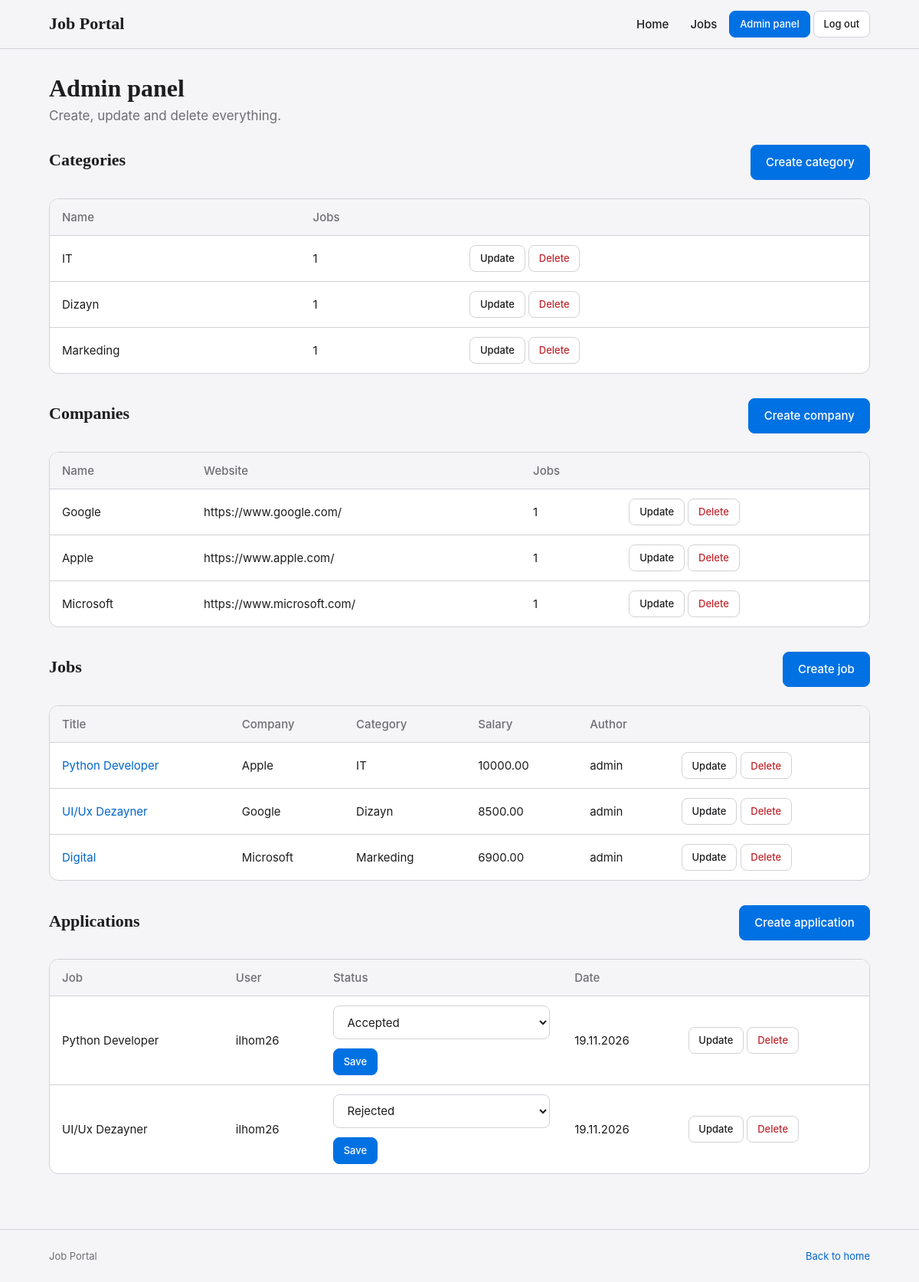
Screenshot of /admin_panel/ (signed in) with the database file from the repository.
### myapp/models.py (models this page shows, shortened)
class Category(models.Model):
    name = models.CharField(max_length=100)

class Company(models.Model):
    name = models.CharField(max_length=100)
    description = models.TextField()
    website = models.URLField()

class Job(models.Model):
    EMPLOYMENT_TYPES = [('full_time', 'Full time'), ('part_time', 'Part time')]
    title = models.CharField(max_length=200)
    description = models.TextField()
    salary = models.DecimalField(max_digits=10, decimal_places=2)
    location = models.CharField(max_length=100)
    employment_type = models.CharField(max_length=20, choices=EMPLOYMENT_TYPES)
    created_at = models.DateTimeField(auto_now_add=True)
    company = models.ForeignKey(Company, on_delete=models.CASCADE, related_name='jobs')
    category = models.ForeignKey(Category, on_delete=models.CASCADE, related_name='jobs')
    created_by = models.ForeignKey(User, on_delete=models.CASCADE, related_name='jobs')

class Application(models.Model):
    STATUS_CHOICES = [('pending', 'Pending'), ('accepted', 'Accepted'), ('rejected', 'Rejected'),]
    job = models.ForeignKey(Job, on_delete=models.CASCADE, related_name='applications')
    user = models.ForeignKey(User, on_delete=models.CASCADE, related_name='applications')
    cover_letter = models.TextField()
    status = models.CharField(max_length=20, choices=STATUS_CHOICES, default='pending')
    created_at = models.DateTimeField(auto_now_add=True)

### myapp/views.py (the view)
# urls.py: path('admin_panel/', admin_panel, name='admin_panel'),
@login_required
def admin_panel(request):
    if request.user.username != 'admin':
        return redirect('home')
    categories = Category.objects.annotate(jobs_count=Count('jobs'))
    companies = Company.objects.annotate(jobs_count=Count('jobs'))
    jobs = Job.objects.select_related('company', 'category', 'created_by')
    applications = Application.objects.select_related('job', 'user')
    return render(request, 'admin_panel.html', {'categories': categories, 'companies': companies, 'jobs': jobs, 'applications': applications, 'statuses': Application.STATUS_CHOICES})

### templates/admin_panel.html (shortened to what this page needs)
{% extends "base.html" %}
{% block content %}
<div class="page-header">
    <div>
        <h1>Admin panel</h1>
        <p>Create, update and delete everything.</p>
    </div>
</div>
<div class="page-header">
    <h2>Categories</h2>
    <a class="btn btn-primary" href="{% url 'create_category' %}">Create category</a>
</div>
<div class="table-wrap">
    <table class="table">
        <tr><th>Name</th><th>Jobs</th><th></th></tr>
        {% for i in categories %}
            <tr>
                <td>{{ i.name }}</td>
                <td>{{ i.jobs_count }}</td>
                <td><a class="btn btn-sm" href="{% url 'update_category' i.id %}">Update</a> <a class="btn btn-sm btn-danger" href="{% url 'delete_category' i.id %}">Delete</a></td>
            </tr>
        {% empty %}
            <tr><td colspan="3">No categories yet.</td></tr>
        {% endfor %}
    </table>
</div>
<div class="page-header" style="margin-top: var(--space-6);">
    <h2>Companies</h2>
    <a class="btn btn-primary" href="{% url 'create_company' %}">Create company</a>
</div>
<div class="table-wrap">
    <table class="table">
        <tr><th>Name</th><th>Website</th><th>Jobs</th><th></th></tr>
        {% for i in companies %}
            <tr>
                <td>{{ i.name }}</td>
                <td>{{ i.website }}</td>
                <td>{{ i.jobs_count }}</td>
                <td><a class="btn btn-sm" href="{% url 'update_company' i.id %}">Update</a> <a class="btn btn-sm btn-danger" href="{% url 'delete_company' i.id %}">Delete</a></td>
            </tr>
        {% empty %}
            <tr><td colspan="4">No companies yet.</td></tr>
        {% endfor %}
    </table>
</div>
<div class="page-header" style="margin-top: var(--space-6);">
    <h2>Jobs</h2>
    <a class="btn btn-primary" href="{% url 'create_job' %}">Create job</a>
</div>
<div class="table-wrap">
    <table class="table">
        <tr><th>Title</th><th>Company</th><th>Category</th><th>Salary</th><th>Author</th><th></th></tr>
        {% for i in jobs %}
            <tr>
                <td><a href="{% url 'job_detail' i.id %}">{{ i.title }}</a></td>
                <td>{{ i.company.name }}</td>
                <td>{{ i.category.name }}</td>
                <td>{{ i.salary }}</td>
                <td>{{ i.created_by.username }}</td>
                <td><a class="btn btn-sm" href="{% url 'update_job' i.id %}">Update</a> <a class="btn btn-sm btn-danger" href="{% url 'delete_job' i.id %}">Delete</a></td>
            </tr>
        {% empty %}
            <tr><td colspan="6">No jobs yet.</td></tr>
        {% endfor %}
    </table>
</div>
<div class="page-header" style="margin-top: var(--space-6);">
    <h2>Applications</h2>
    <a class="btn btn-primary" href="{% url 'create_application' %}">Create application</a>
</div>
<div class="table-wrap">
    <table class="table">
        <tr><th>Job</th><th>User</th><th>Status</th><th>Date</th><th></th></tr>
        {% for i in applications %}
            <tr>
                <td>{{ i.job.title }}</td>
                <td>{{ i.user.username }}</td>
                <td>
                    <form method="post" action="{% url 'update_status' i.id %}" class="row">
                        <select name="status">
                            {% for value, name in statuses %}
                                <option value="{{ value }}" {% if i.status == value %}selected{% endif %}>{{ name }}</option>
                            {% endfor %}
                        </select>
                        <button type="submit" class="btn btn-sm btn-primary">Save</button>
                    </form>
                </td>
                <td>{{ i.created_at|date:"d.m.Y" }}</td>
                <td><a class="btn btn-sm" href="{% url 'update_application' i.id %}">Update</a> <a class="btn btn-sm btn-danger" href="{% url 'delete_application' i.id %}">Delete</a></td>
            </tr>
        {% empty %}
            <tr><td colspan="5">No applications yet.</td></tr>
        {% endfor %}
    </table>
</div>
{% endblock %}

### static/css/style.css (style rules this page uses)
:root { color-scheme: light; --color-primary: #0071E3; --color-on-primary: #FFFFFF; --color-primary-hover: #0062C3; --color-primary-soft: #E8F1FC; --color-primary-text: #0066CC; --color-primary-text-hover: #004C99; --color-secondary: #1D1D1F; --color-accent: #0071E3; --color-accent-soft: #E8F1FC; --color-background: #F5F5F7; --color-surface: #FFFFFF; --color-text: #1D1D1F; --color-muted: #6E6E73; --color-border: #D2D2D7; --color-border-strong: #B8B8BF; --color-danger: #C0272D; --color-danger-soft: #FCEBEA; --font-sans: -apple-system, BlinkMacSystemFont, "Inter", "Segoe UI", Roboto, Helvetica, Arial, sans-serif; --font-serif: "Iowan Old Style", "Palatino Linotype", Palatino, Georgia, serif; --text-xs: 0.8125rem; --text-sm: 0.9375rem; --text-md: 1.0625rem; --text-lg: 1.375rem; --text-xl: 2rem; --text-hero: clamp(2.25rem, 5vw, 3.75rem); --weight-regular: 400; --weight-medium: 500; --weight-bold: 600; --space-1: 0.25rem; --space-2: 0.5rem; --space-3: 0.75rem; --space-4: 1rem; --space-5: 1.5rem; --space-6: 2rem; --space-7: 3rem; --space-8: 4.5rem; --radius-sm: 8px; --radius-md: 12px; --radius-lg: 16px; --shadow-sm: 0 1px 2px rgba(0, 0, 0, 0.05); --shadow-md: 0 6px 20px rgba(0, 0, 0, 0.08); --transition: 180ms ease; --container: 1120px; --container-narrow: 640px; --header-height: 64px; }
*, *::before, *::after { box-sizing: border-box; }
html { -webkit-text-size-adjust: 100%; scroll-behavior: smooth; }
body { margin: 0; min-height: 100vh; display: flex; flex-direction: column; font-family: var(--font-sans); font-size: var(--text-md); line-height: 1.55; color: var(--color-text); background: var(--color-background); -webkit-font-smoothing: antialiased; }
h1, h2, h3 { font-family: var(--font-serif); font-weight: var(--weight-bold); color: var(--color-text); line-height: 1.2; margin: 0 0 var(--space-3); }
h1 { font-size: var(--text-xl); }
h2 { font-size: var(--text-lg); }
p { margin: 0 0 var(--space-2); }
a { color: var(--color-primary-text); text-decoration: none; transition: color var(--transition); }
.page-header { display: flex; flex-wrap: wrap; align-items: flex-end; justify-content: space-between; gap: var(--space-4); margin-bottom: var(--space-5); }
.page-header h1 { margin: 0; }
.page-header p { color: var(--color-muted); margin: var(--space-1) 0 0; }
.row { display: flex; flex-wrap: wrap; align-items: center; gap: var(--space-3); }
.btn { display: inline-flex; align-items: center; justify-content: center; gap: var(--space-2); padding: 0.65rem 1.2rem; font: inherit; font-size: var(--text-sm); font-weight: var(--weight-medium); color: var(--color-text); background: var(--color-surface); border: 1px solid var(--color-border); border-radius: var(--radius-sm); cursor: pointer; transition: background var(--transition), border-color var(--transition), transform var(--transition); }
.btn-primary { color: var(--color-on-primary); background: var(--color-primary); border-color: var(--color-primary); }
.btn-danger { color: var(--color-danger); }
.btn-sm { padding: 0.4rem 0.8rem; font-size: var(--text-xs); }
.table-wrap { overflow-x: auto; border: 1px solid var(--color-border); border-radius: var(--radius-md); background: var(--color-surface); }
.table { width: 100%; border-collapse: collapse; font-size: var(--text-sm); }
.table th, .table td { padding: var(--space-3) var(--space-4); text-align: left; border-bottom: 1px solid var(--color-border); white-space: nowrap; }
.table th { color: var(--color-muted); font-weight: var(--weight-medium); background: var(--color-background); }
.table tr:last-child td { border-bottom: 0; }
input[type="text"], input[type="password"], input[type="number"], input[type="date"], input:not([type]), select, textarea { width: 100%; padding: 0.65rem 0.85rem; font: inherit; font-size: var(--text-sm); color: var(--color-text); background: var(--color-surface); border: 1px solid var(--color-border); border-radius: var(--radius-sm); transition: border-color var(--transition), box-shadow var(--transition); }

### rows the page displays
Category: name "IT", jobs_count "1"
Category: name "Dizayn", jobs_count "1"
Category: name "Markeding", jobs_count "1"
Company: name "Google", website "https://www.google.com/", jobs_count "1"
Company: name "Apple", website "https://www.apple.com/", jobs_count "1"
Company: name "Microsoft", website "https://www.microsoft.com/", jobs_count "1"
Job: title "Python Developer", company.name "Apple", category.name "IT", salary "10000.00", created_by.username "admin"
Job: title "UI/Ux Dezayner", company.name "Google", category.name "Dizayn", salary "8500.00", created_by.username "admin"
Job: title "Digital", company.name "Microsoft", category.name "Markeding", salary "6900.00", created_by.username "admin"
Application: job "Python Developer", user.username "ilhom26", status "Accepted", created_at "19.11.2026"
Application: job "UI/Ux Dezayner", user.username "ilhom26", status "Rejected", created_at "19.11.2026"
